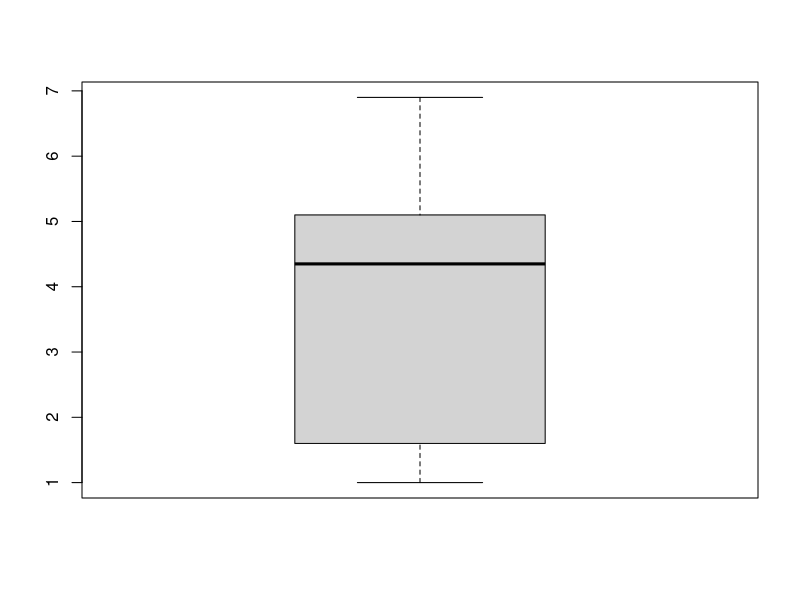
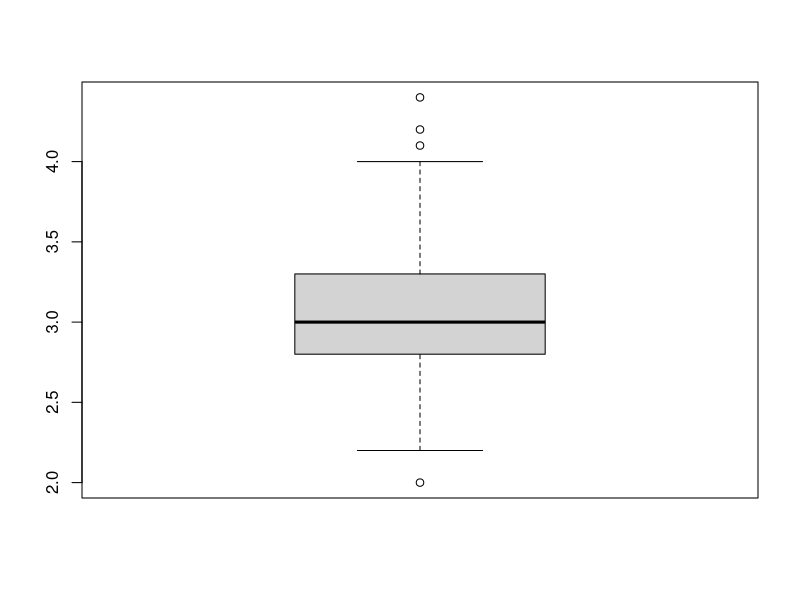

R code for these plots, in order:
#Part - 17
#Data Summarization - Graphical Methods
#Box Plot
?boxplot
boxplot(iris$Petal.Length)
boxplot(iris$Sepal.Width)
#L=first - 1.5*IQ
#U=third + 1.5*IQ